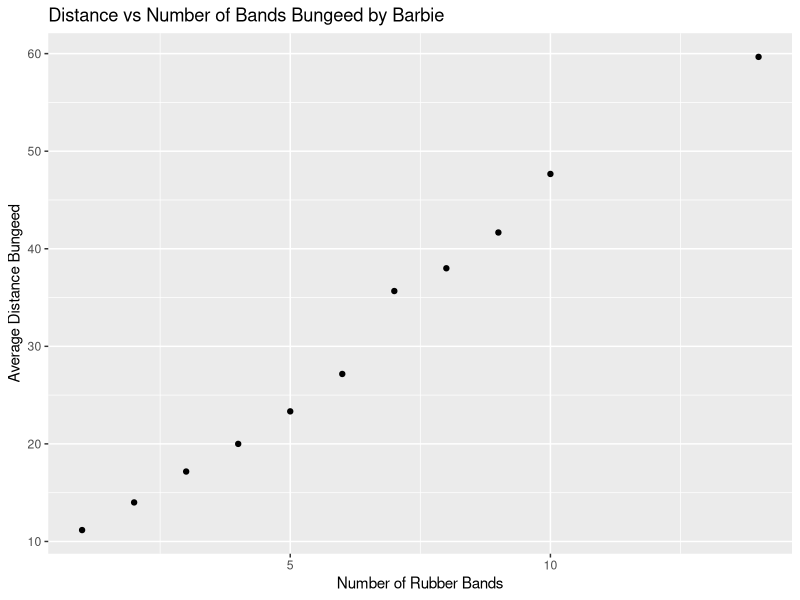
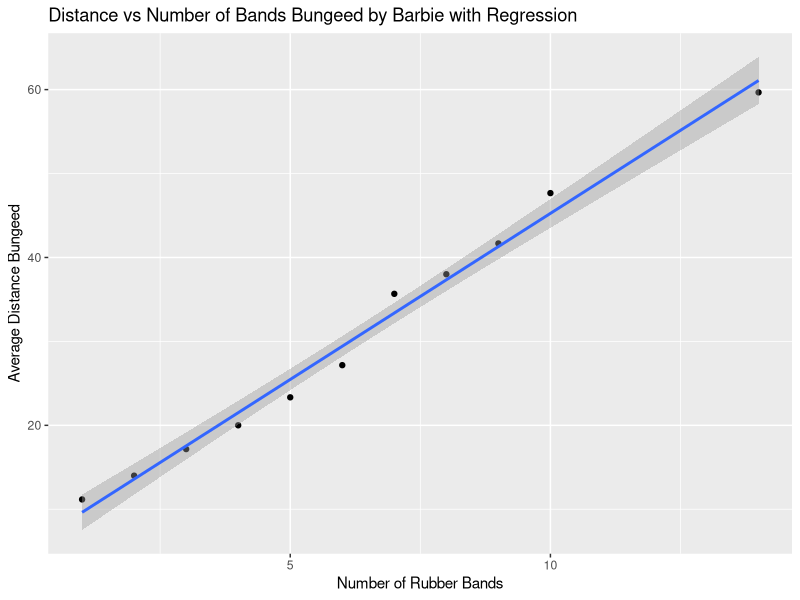

Source code (R) for these figures, in order:
## ---- chunk 1
library(ggplot2)
library(tidyverse)

Bungee <- read.csv("./BarbieBungee.csv",header=TRUE)

## ---- chunk 2
ggplot(data = Bungee, aes(x=RubberBand, y=Avg)) + geom_point() + labs(x="Number of Rubber Bands", y="Average Distance Bungeed", title = "Distance vs Number of Bands Bungeed by Barbie") 
## ---- chunk 3
#cor <- cor.test(Bungee$RubberBand, Bungee$Avg)
#cor

lm <- lm(data = Bungee, Avg ~ RubberBand)
summary(lm)
## ---- chunk 4
confint(lm) 
## ---- chunk 5
Bungee_2 <- read.csv("./BarbieBungee_v2.csv",header=TRUE)

lm2 <- lm(data = Bungee_2, Avg ~ RubberBand)
summary(lm2)


ggplot(data = Bungee_2, aes(x=RubberBand, y=Avg)) + geom_point() + labs(x="Number of Rubber Bands", y="Average Distance Bungeed", title = "Distance vs Number of Bands Bungeed by Barbie with Regression") + geom_smooth(method="lm")
## ---- chunk 6
Distance <-  (18*12)+9
Rubber <- (Distance - 5.6727)/3.9580

Rubber
## ---- chunk 7
#Predicting the 14th rubberband
new_predict <- data.frame(Avg=NA, RubberBand=14)
predict(lm, new_predict, interval='prediction', level=0.95)

#Will we hit Barbie's head on the concrete
Full_length <- data.frame(Avg=NA, RubberBand=55)
predict(lm, Full_length, interval='prediction', level=0.95)
